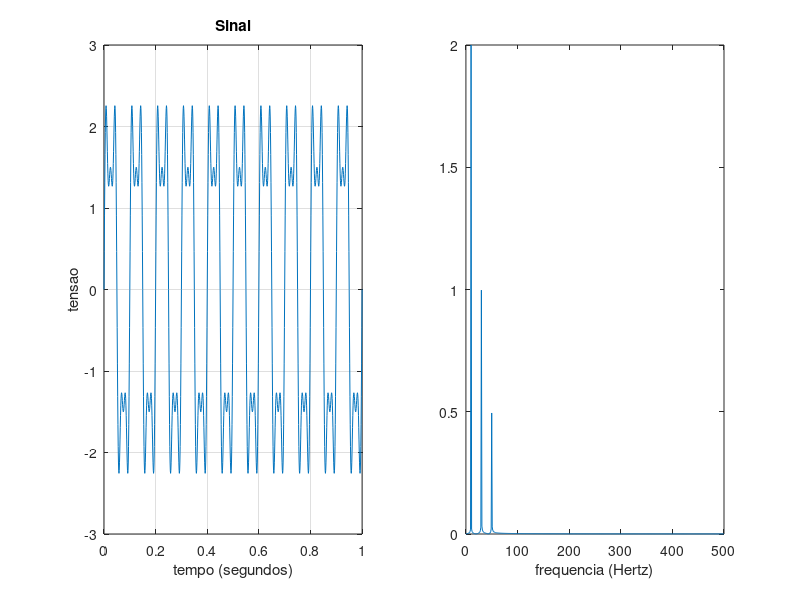

Recreate this plot in MATLAB.
clear all

tempo_total = 1; %segundo
passo = 1/1000; %equivalente a freq. de amostragem em nosso caso;

%tempo = 0:passo:tempo_total;
tempo = 0:passo:tempo_total;
fsinal1 = 10;
fsinal2 = 3*fsinal1;
fsinal3 = 5*fsinal1;

for i = 1:length(tempo)
      y(i) = 2.*sin(fsinal1*2*pi*tempo(i))+sin(fsinal2*2*pi*tempo(i))+0.5*sin(fsinal3*2*pi*tempo(i));
end

subplot(1,2,1);
plot(tempo,y);

xlabel("tempo (segundos)");
ylabel("tensao");
title("Sinal");
grid

% Plot FFT
% https://www.mathworks.com/help/matlab/ref/fft.html
Y = fft(y);
L = size(Y,2); %length of signal
T = passo; %sampling period
Fs = 1/passo;
t = (0:L-1)*T; %time vector

%plot(t,values);
P2 = abs(Y/L); %two-sided spectrum
P1 = P2(1:L/2+1);             %single-sided spectrum
P1(2:end-1) = 2*P1(2:end-1);

f = Fs*(0:(L/2))/L;
subplot(1,2,2);
plot(f,P1);
xlabel("frequencia (Hertz)");